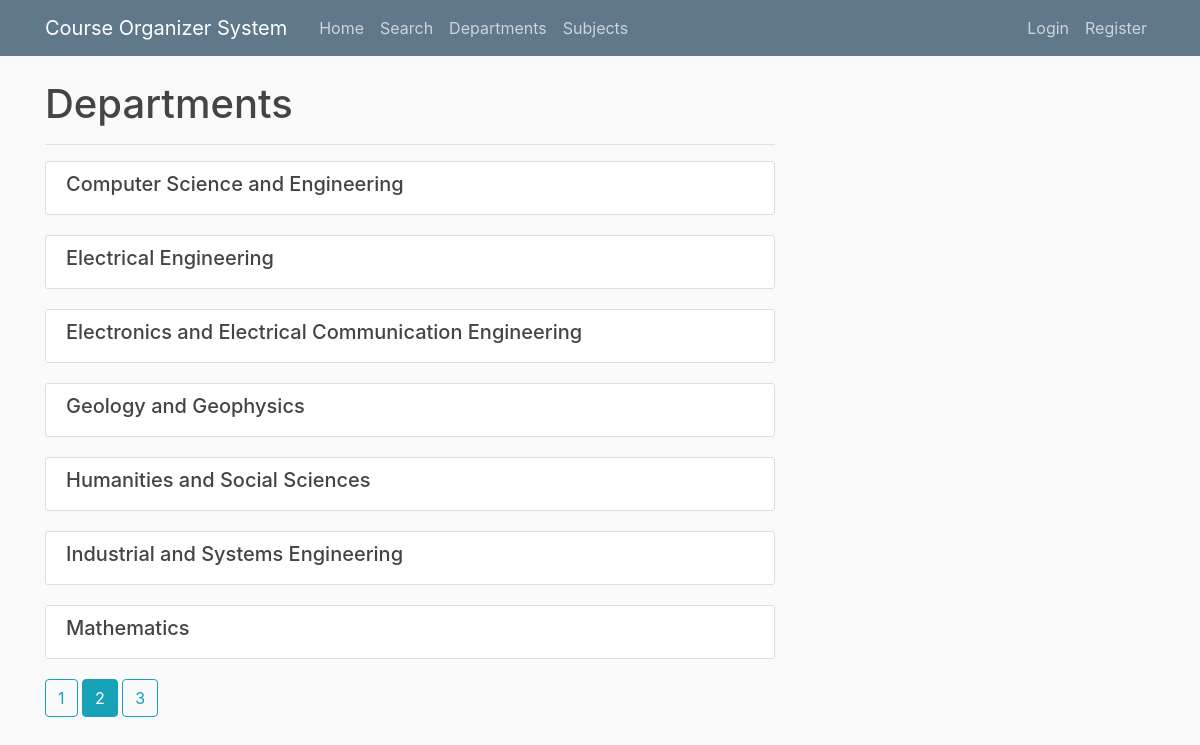
The page /departments?page=2 on the database its author committed.
### cos/models.py (models this page shows, shortened)
class Department(db.Model):
    id = db.Column(db.Integer, primary_key=True)
    title = db.Column(db.String(100), nullable=False)
    subjects = db.relationship('Subject', backref='author', lazy=True)
    persons = db.relationship('User', backref='division', lazy=True)

### cos/routes.py (the view)
@app.route("/departments")
def departments():
    page = request.args.get('page', 1, type=int)
    departments = Department.query.order_by(
        Department.title.asc()).paginate(page=page, per_page=7)
    return render_template('departments.html', title='Departments', departments=departments)

### cos/templates/departments.html
{% extends "layout.html" %}
{% block content %}
    <h1>Departments</h1>
    <hr>
    {% for department in departments.items %}
        <article class="media content-section">
          <div class="media-body">
            <h2 style="font-size:20px"><a class="article-title" href="{{ url_for('view_department', title=department.title) }}">{{ department.title }}</a></h2>
          </div>
        </article>
    {% endfor %}
    {% for page_num in departments.iter_pages(left_edge=1, right_edge=1, left_current=1, right_current=2) %}
      {% if page_num %}
        {% if departments.page == page_num %}
          <a class="btn btn-info mb-4" href="{{ url_for('departments', page=page_num) }}">{{ page_num }}</a>
        {% else %}
          <a class="btn btn-outline-info mb-4" href="{{ url_for('departments', page=page_num) }}">{{ page_num }}</a>
        {% endif %}
      {% else %}
        ...
      {% endif %}
    {% endfor %}
{% endblock content %}

### cos/static/main.css (style rules this page uses)
body { background: #fafafa; color: #333333; margin-top: 5rem; }
h1, h2, h3, h4, h5, h6 { color: #444444; }
.content-section { background: #ffffff; padding: 10px 20px; border: 1px solid #dddddd; border-radius: 3px; margin-bottom: 20px; }
.article-title { color: #444444; }

### rows shown on the page
Department: title "Computer Science and Engineering"
Department: title "Electrical Engineering"
Department: title "Electronics and Electrical Communication Engineering"
Department: title "Geology and Geophysics"
Department: title "Humanities and Social Sciences"
Department: title "Industrial and Systems Engineering"
Department: title "Mathematics"

### other values the page prints
{{ page_num }} "1" "3"
{{ page_num }} "2"
